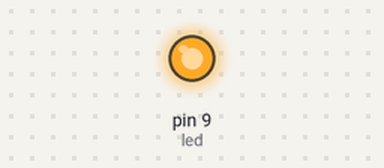
Bench run of a sketch on a simulated Arduino Uno, built with avr-gcc and run on an emulated ATmega328P. Shown: output pins drawn as LEDs (lit = HIGH).

Above: at 0.1 s.
At 23.6 s:
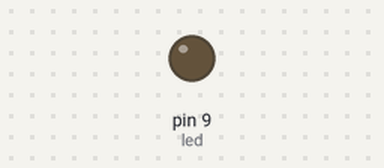
At 30.9 s:
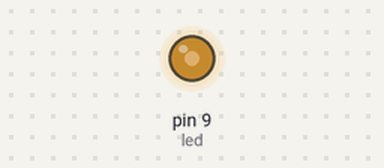
Timing chart, 0 to 40.0 s (numbered marks = the images above):
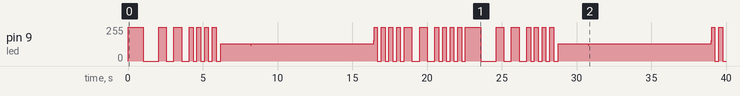

The sketch:

Blinky_VariableTimeRepeat.ino
```cpp
/*
 Blinky fuction with infinite loop
 This example using a blinky function to cycle an LED on and off.
 Written by: Joshua Beckmann 2012
 Creative Commons Attribution 3.0 Unported

 */

int led = 9;           // the pin that the LED is attached to
int time = 0;
int repeat = 0;

// the setup routine runs once when you press reset:
void setup()  {
  // declare pin 13 to be an output:
  pinMode(led, OUTPUT);
}


//Blinky function takes parameters "time" for both on and off and "repeat"
void onoff (int time, int repeat) {
int count;
int var = 0;
count = 0;
while(var < repeat){

digitalWrite(led, HIGH);   // turn the LED on
delay(time);               // wait for a second

digitalWrite(led, LOW);    // turn the LED off
delay(time);               // wait for a second
var++;
}
}


// the loop routine calls the onoff function 11 times and repeats over and over again forever
// John seemed to randomly choose the repeat and time values
void loop()  {
  onoff (1024, 1);
  onoff (512, 2);
  onoff (256, 4);
  onoff (4, 256);
  onoff (2, 512);
  onoff (1, 1024);
  onoff (2, 512);
  onoff (4, 256);
  onoff (256, 4);
  onoff (512, 2);
  onoff (256, 4);
}
```

Measured:
- by itself, pin 9 (led): 0/255 → 255/255 at 0.00 s, → 0/255 1.0 s later, → 255/255 1.0 s later, → 0/255 0.51 s later, … (60 changes in this stretch)
